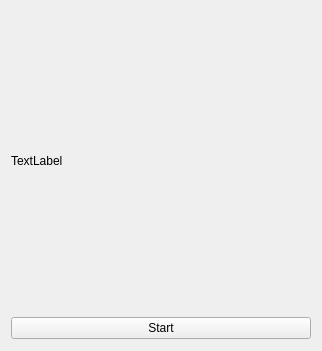
<?xml version="1.0" encoding="UTF-8"?>
<ui version="4.0">
 <class>Form</class>
 <widget class="QWidget" name="Form">
  <property name="geometry">
   <rect>
    <x>0</x>
    <y>0</y>
    <width>320</width>
    <height>351</height>
   </rect>
  </property>
  <property name="windowTitle">
   <string>Cam view</string>
  </property>
  <layout class="QGridLayout" name="gridLayout">
   <item row="0" column="0">
    <layout class="QVBoxLayout" name="verticalLayout">
     <item>
      <widget class="QLabel" name="image_label">
       <property name="enabled">
        <bool>true</bool>
       </property>
       <property name="sizePolicy">
        <sizepolicy hsizetype="Preferred" vsizetype="Preferred">
         <horstretch>0</horstretch>
         <verstretch>0</verstretch>
        </sizepolicy>
       </property>
       <property name="minimumSize">
        <size>
         <width>300</width>
         <height>300</height>
        </size>
       </property>
       <property name="maximumSize">
        <size>
         <width>300</width>
         <height>300</height>
        </size>
       </property>
       <property name="baseSize">
        <size>
         <width>300</width>
         <height>300</height>
        </size>
       </property>
       <property name="text">
        <string>TextLabel</string>
       </property>
      </widget>
     </item>
     <item>
      <widget class="QPushButton" name="control_bt">
       <property name="text">
        <string>Start</string>
       </property>
      </widget>
     </item>
    </layout>
   </item>
  </layout>
 </widget>
 <resources/>
 <connections/>
</ui>
